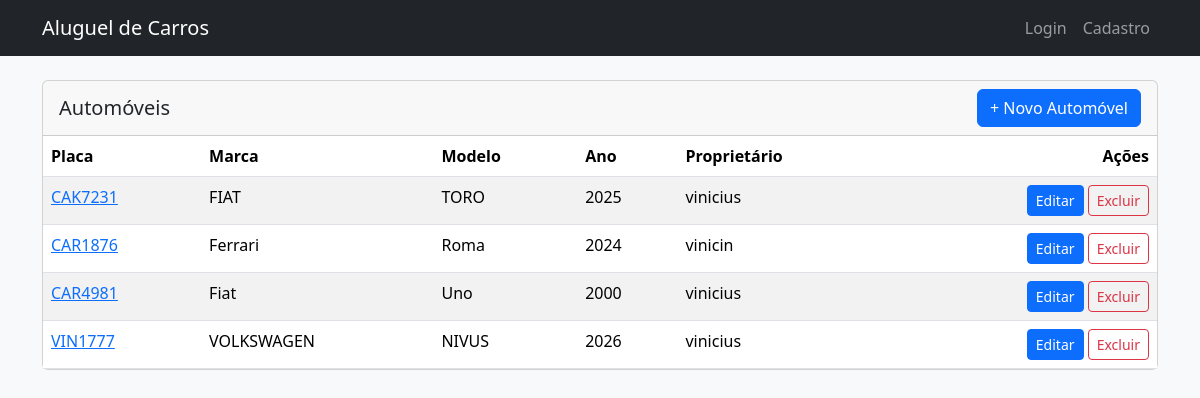
Page /automoveis/ on the earlier database version.
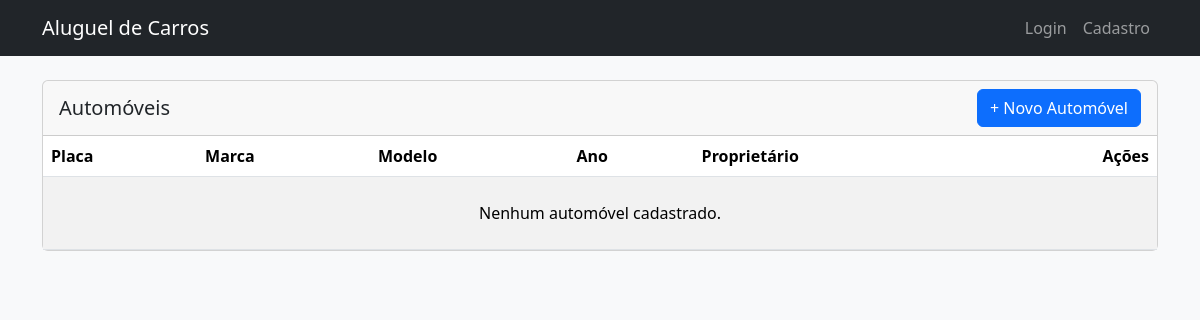
Same page on the later database version.
### automoveis/models.py (models this page shows, shortened)
class Automovel(models.Model):
    placa_validator = RegexValidator(
        regex=r'^[A-Z]{3}[0-9][A-Z0-9][0-9]{2}$',
        message='A placa deve estar no formato AAA1234 ou AAA1B34 (padrão Mercosul).'
    )
    placa = models.CharField(
        'Placa',
        max_length=7,
        unique=True,
        validators=[placa_validator],
        help_text='Formato AAA1234 ou AAA1B34'
    )
    marca = models.CharField('Marca', max_length=50)
    modelo = models.CharField('Modelo', max_length=50)
    ano = models.PositiveIntegerField('Ano')
    matricula = models.CharField('Matrícula', max_length=50, unique=True)
    content_type = models.ForeignKey(
        ContentType,
        on_delete=models.CASCADE,
        limit_choices_to=models.Q(app_label='perfis', model='perfil') | # MUDOU DE 'clientes' PARA 'perfis'
                         models.Q(app_label='agentes', model='agente'),
        verbose_name='Tipo de Proprietário'
    )
    object_id = models.PositiveIntegerField('ID do Proprietário')
    proprietario = GenericForeignKey('content_type', 'object_id')
    criado_em = models.DateTimeField('Criado em', auto_now_add=True)
    atualizado_em = models.DateTimeField('Atualizado em', auto_now=True)
    class Meta:
        verbose_name = 'Automóvel'
        verbose_name_plural = 'Automóveis'
        ordering = ['marca', 'modelo']

### perfis/models.py (models this page shows)
class Perfil(models.Model):
    TIPO_USUARIO_CHOICES = (
        ('cliente', 'Cliente'),
        ('agente', 'Agente'),
    )
    user = models.OneToOneField(User, on_delete=models.CASCADE)
    tipo = models.CharField('Tipo de Usuário', max_length=10, choices=TIPO_USUARIO_CHOICES, default='cliente')
    cpf = models.CharField('CPF', max_length=14, unique=True, null=True, blank=True)
    rg = models.CharField('RG', max_length=20, unique=True, null=True, blank=True)
    endereco = models.CharField('Endereço', max_length=200, blank=True)
    profissao = models.CharField('Profissão', max_length=80, blank=True)
    def __str__(self):
        return self.user.username

### automoveis/views.py (the view)
# urls.py: path('', views.AutomovelListView.as_view(), name='listar'),
class AutomovelListView(ListView):
    model = Automovel
    template_name = 'automoveis/automovel_list.html'
    context_object_name = 'automoveis'
    paginate_by = 10

### automoveis/templates/automoveis/automovel_list.html (shortened to what this page needs)
{% extends "base.html" %}
{% block content %}
<div class="card">
  <div class="card-header d-flex justify-content-between align-items-center">
    <h5 class="m-0">Automóveis</h5>
    <a href="{% url 'automoveis:criar' %}" class="btn btn-primary">+ Novo Automóvel</a>
  </div>
  <div class="card-body p-0">
    <table class="table table-striped table-hover mb-0">
      <thead>
        <tr>
          <th>Placa</th>
          <th>Marca</th>
          <th>Modelo</th>
          <th>Ano</th>
          <th>Proprietário</th>
          <th class="text-end">Ações</th>
        </tr>
      </thead>
      <tbody>
        {% for a in automoveis %}
        <tr>
          <td><a href="{% url 'automoveis:detalhar' a.pk %}">{{ a.placa }}</a></td>
          <td>{{ a.marca }}</td>
          <td>{{ a.modelo }}</td>
          <td>{{ a.ano }}</td>
          <td>{{ a.proprietario }}</td>
          <td class="text-end">
            <a class="btn btn-sm btn-primary" href="{% url 'automoveis:editar' a.pk %}">Editar</a>
            <a class="btn btn-sm btn-outline-danger" href="{% url 'automoveis:excluir' a.pk %}">Excluir</a>
          </td>
        </tr>
        {% empty %}
        <tr><td colspan="6" class="text-center p-4">Nenhum automóvel cadastrado.</td></tr>
        {% endfor %}
      </tbody>
    </table>
  </div>
</div>
{% endblock %}

### templates/base.html (shortened to what this page needs)
<!doctype html>
<html lang="pt-br">
<head>
  <link href="https://cdn.jsdelivr.net/npm/bootstrap@5.3.2/dist/css/bootstrap.min.css" rel="stylesheet">
</head>
<body class="bg-light">
<nav class="navbar navbar-expand-lg bg-dark navbar-dark mb-4">
  <div class="container">
    <a class="navbar-brand" href="{% if user.is_authenticated %}{% url 'dashboard' %}{% else %}{% url 'home' %}{% endif %}">
      Aluguel de Carros
    </a>
    <div class="collapse navbar-collapse" id="navbarNav">
      <ul class="navbar-nav">
        {% if user.is_authenticated %}
          <li class="nav-item dropdown">
            <a class="nav-link dropdown-toggle" href="#" role="button" data-bs-toggle="dropdown" aria-expanded="false">
              Olá, {{ user.username }}
            </a>
            <ul class="dropdown-menu dropdown-menu-end">
              <li><a class="dropdown-item" href="/admin" target="_blank">Admin</a></li>
              <li><hr class="dropdown-divider"></li>
              <li><a class="dropdown-item" href="{% url 'logout' %}">Sair</a></li>
            </ul>
          </li>
        {% else %}
          <li class="nav-item">
            <a class="nav-link" href="{% url 'login' %}">Login</a>
          </li>
          <li class="nav-item">
            <a class="nav-link" href="{% url 'cadastro' %}">Cadastro</a>
          </li>
        {% endif %}
      </ul>
    </div>
  </div>
</nav>
<main class="container">
  {% block content %}{% endblock %}
</main>
</body>
</html>

Differences in the rows shown:
removed Automovel: placa "CAK7231", marca "FIAT", modelo "TORO", ano "2025", proprietario "vinicius"
removed Automovel: placa "CAR1876", marca "Ferrari", modelo "Roma", ano "2024", proprietario "vinicin"
removed Automovel: placa "CAR4981", marca "Fiat", modelo "Uno", ano "2000", proprietario "vinicius"
removed Automovel: placa "VIN1777", marca "VOLKSWAGEN", modelo "NIVUS", ano "2026", proprietario "vinicius"
Other differences:
text now shown: "Nenhum automóvel cadastrado."
